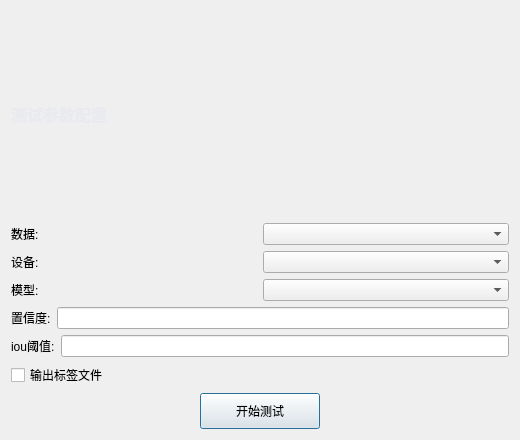
<?xml version='1.0' encoding='UTF-8'?>
<ui version="4.0">
 <class>TestDialog</class>
 <widget class="QDialog" name="TestDialog">
  <property name="geometry">
   <rect>
    <x>0</x>
    <y>0</y>
    <width>520</width>
    <height>440</height>
   </rect>
  </property>
  <property name="windowTitle">
   <string>模型测试</string>
  </property>
  <layout class="QVBoxLayout" name="verticalLayout">
   <item>
    <widget class="QLabel" name="title_label">
     <property name="text">
      <string>测试参数配置</string>
     </property>
     <property name="styleSheet">
      <string>color: #e8eaf0; font-size: 16px; font-weight: bold;</string>
     </property>
    </widget>
   </item>
   <item>
    <layout class="QHBoxLayout" name="data_row">
     <item>
      <widget class="QLabel" name="test_data_label">
       <property name="text">
        <string>数据:</string>
       </property>
      </widget>
     </item>
     <item>
      <widget class="QComboBox" name="test_data_combo" />
     </item>
    </layout>
   </item>
   <item>
    <layout class="QHBoxLayout" name="device_row">
     <item>
      <widget class="QLabel" name="test_device_label">
       <property name="text">
        <string>设备:</string>
       </property>
      </widget>
     </item>
     <item>
      <widget class="QComboBox" name="test_device_combo" />
     </item>
    </layout>
   </item>
   <item>
    <layout class="QHBoxLayout" name="model_row">
     <item>
      <widget class="QLabel" name="model_label">
       <property name="text">
        <string>模型:</string>
       </property>
      </widget>
     </item>
     <item>
      <widget class="QComboBox" name="model_combo" />
     </item>
    </layout>
   </item>
   <item>
    <layout class="QHBoxLayout" name="confidence_row">
     <item>
      <widget class="QLabel" name="confidence_label">
       <property name="text">
        <string>置信度:</string>
       </property>
      </widget>
     </item>
     <item>
      <widget class="QLineEdit" name="confidence_txt" />
     </item>
    </layout>
   </item>
   <item>
    <layout class="QHBoxLayout" name="iou_row">
     <item>
      <widget class="QLabel" name="iou_treshold_label">
       <property name="text">
        <string>iou阈值:</string>
       </property>
      </widget>
     </item>
     <item>
      <widget class="QLineEdit" name="iou_treshold_txt" />
     </item>
    </layout>
   </item>
   <item>
    <layout class="QHBoxLayout" name="output_row">
     <item>
      <widget class="QCheckBox" name="output_label_file_checkBox">
       <property name="text">
        <string>输出标签文件</string>
       </property>
      </widget>
     </item>
     <item>
      <spacer name="output_spacer">
       <property name="orientation">
        <enum>Qt::Horizontal</enum>
       </property>
       <property name="sizeHint" stdset="0">
        <size>
         <width>40</width>
         <height>20</height>
        </size>
       </property>
      </spacer>
     </item>
    </layout>
   </item>
   <item>
    <layout class="QHBoxLayout" name="bottom_row">
     <item>
      <spacer name="bottom_spacer_left">
       <property name="orientation">
        <enum>Qt::Horizontal</enum>
       </property>
       <property name="sizeHint" stdset="0">
        <size>
         <width>40</width>
         <height>20</height>
        </size>
       </property>
      </spacer>
     </item>
     <item>
      <widget class="QPushButton" name="start_test_btn">
       <property name="text">
        <string>开始测试</string>
       </property>
       <property name="minimumSize">
        <size>
         <width>120</width>
         <height>36</height>
        </size>
       </property>
      </widget>
     </item>
     <item>
      <spacer name="bottom_spacer_right">
       <property name="orientation">
        <enum>Qt::Horizontal</enum>
       </property>
       <property name="sizeHint" stdset="0">
        <size>
         <width>40</width>
         <height>20</height>
        </size>
       </property>
      </spacer>
     </item>
    </layout>
   </item>
  </layout>
 </widget>
 <resources />
 <connections />
</ui>
